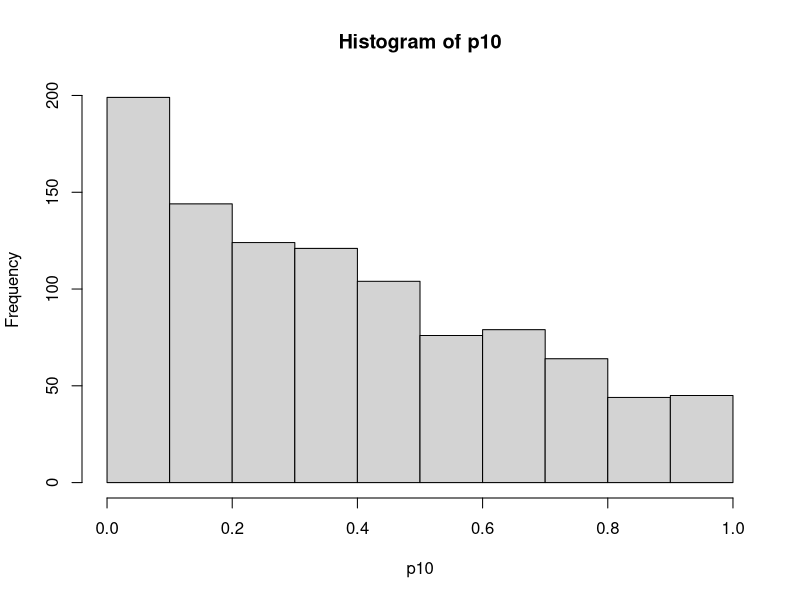
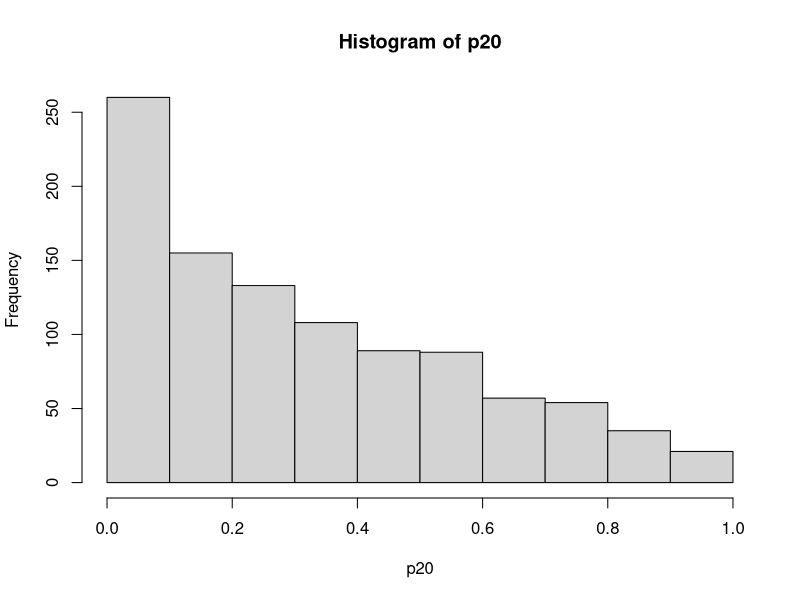
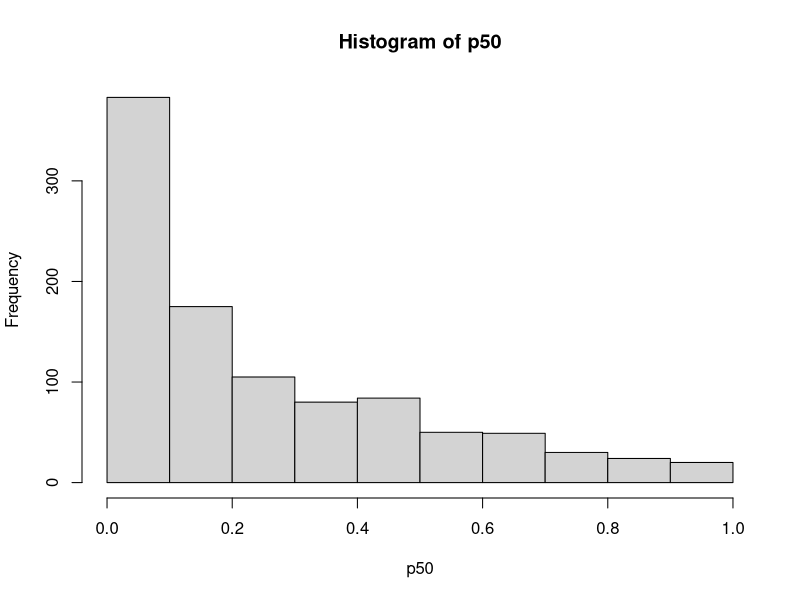
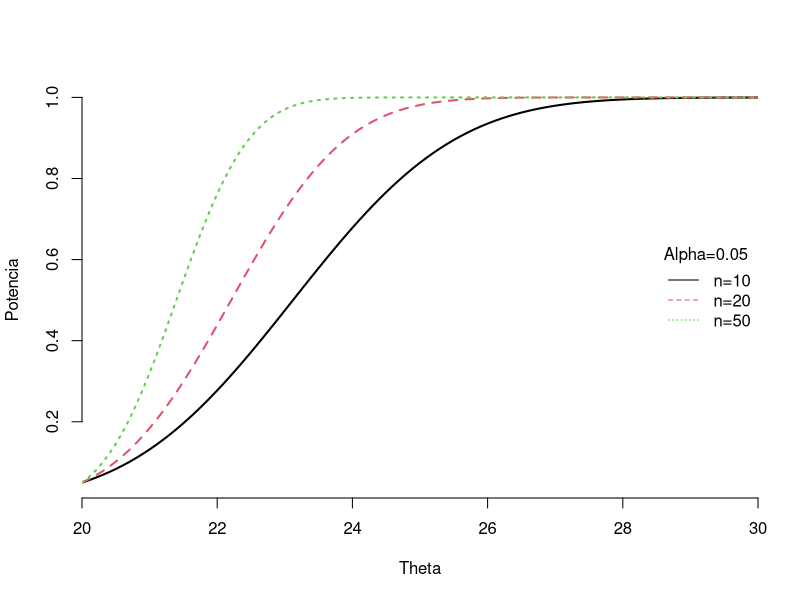

The R script that drew these images, in order:
### EJERCICIO 2:
### CONTRASTE DE HIPOTESIS
### CUANDO NO SE CUMPLE LA HIPOTESIS NULA
### EN UNA DISTRIBUCION NORMAL CON VARIANZA 36
### H0: Mu=20
### Ha: Mu>20

# SE GENERA LA MUESTRA PARA DIFERENTES TAMANOS DE MUESTRA
# PARA REALIZAR EL CONTRASTE SE TOMARA UNA MEDIA MAYOR A LA DE LA HIPOTESIS Mu=25

p10 <- replicate(1000, 1-pnorm(mean(rnorm(10,25,36)),20,36/(sqrt(10)))) # PARA UNA MUESTRA
hist(p10)                                                               # DE TAMAÑO 10

p20 <- replicate(1000, 1-pnorm(mean(rnorm(20,25,36)),20,36/(sqrt(20)))) # PARA UNA MUESTRA
hist(p20)                                                               # DE TAMAÑO 20

p50 <- replicate(1000, 1-pnorm(mean(rnorm(50,25,36)),20,36/(sqrt(50)))) # PARA UNA MUESTRA
hist(p50)                                                               # DE TAMAÑO 50

# CALCULO DE LA POTENCIA DE LA PRUEBA

x<-seq(20,30,0.1)

plot(1-pnorm(qnorm(0.95,0,1)-(x-20)*sqrt(10)/6),type="n",ylim=c(0.05,1),       
     xlim=c(20,30),ylab="Potencia",xlab="Theta",cex.main=1,xaxs="i",bty="n")

# graficos las diferentes curvas de potencia   

curve(1-pnorm(qnorm(0.95,0,1)-(x-20)*sqrt(10)/6,0,1),from=20,to=30,add=T,col=1,lty=1,lwd=2)

curve(1-pnorm(qnorm(0.95,0,1)-(x-20)*sqrt(20)/6,0,1),from=20,to=30,add=T,col=2,lty=2,lwd=2)

curve(1-pnorm(qnorm(0.95,0,1)-(x-20)*sqrt(50)/6,0,1),from=20,to=30,add=T,col=3,lty=3,lwd=2)                                                      

legend("right",,paste("n",c(10,20,50),sep="="),lty=1:3,col=1:3,   
       title="Alpha=0.05",,bty="n")
